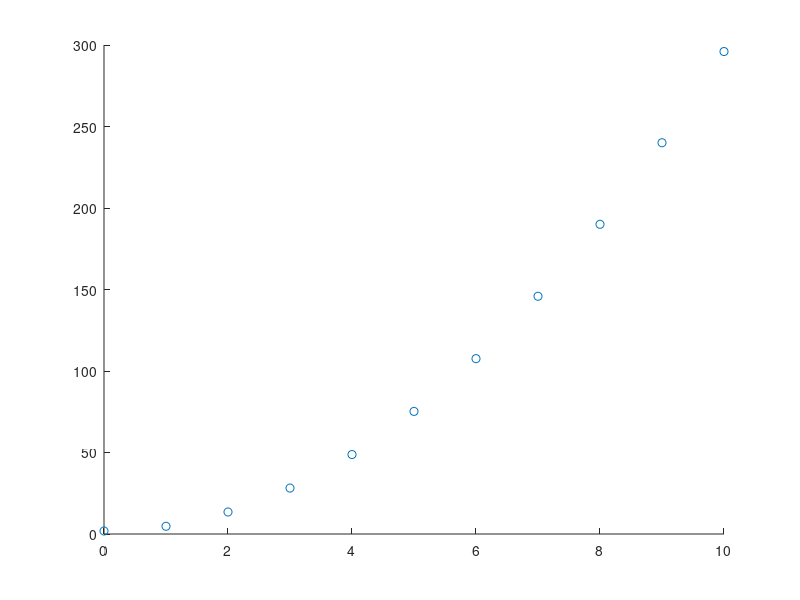

Write MATLAB code to recreate this figure.
% Tom Makkink 
% Ex 1.1.4 1(c) in Neural Networks Notes 
clear
clc
clf

% The Data
x=0:10;
y =[5.157 7.284 4.440 30.198 49.648 71.981 104.629 145.679 197.646 250.110 284.899];

% Creating the Matrices
M11=sum(x.^4);
M12=sum(x.^3);
M13=sum(x.^2);
M21=sum(x.^3);
M22=sum(x.^2);
M23=sum(x);
M31=sum(x.^2);
M32=sum(x);
M33=sum(length(x));
b1=sum((x.^2).*y);
b2=sum(x.*y);
b3=sum(y);
b=[b1;b2;b3];
M=[M11 M12 M13;M21 M22 M23; M31 M32 M33];

%Expression to find Co-efficients
a=M\b
a2=a(1);
a1=a(2); 
a0=a(3);

f=a2*x.^2+a1*x+a0;

hold on
plot(x,f, 'o')
hold off